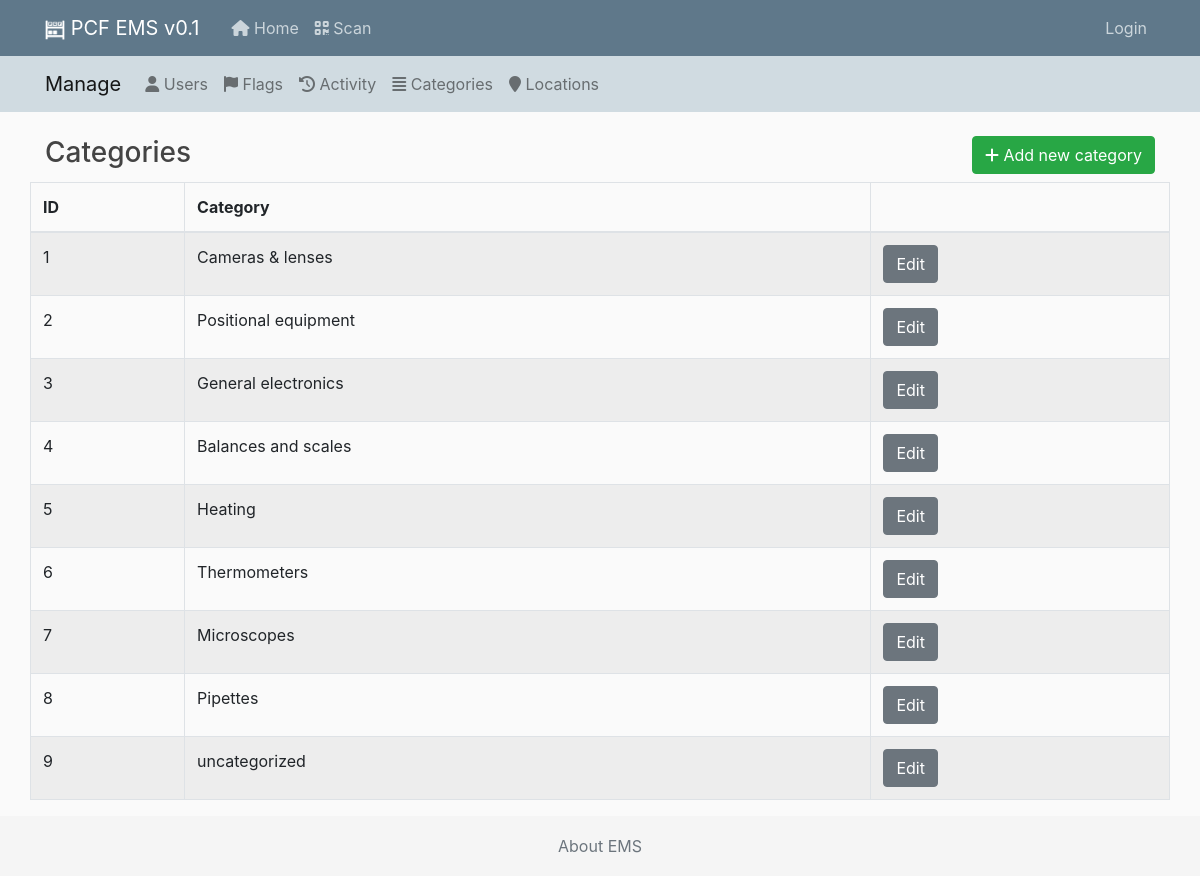
Before: /manage/categories/ with the older database file.
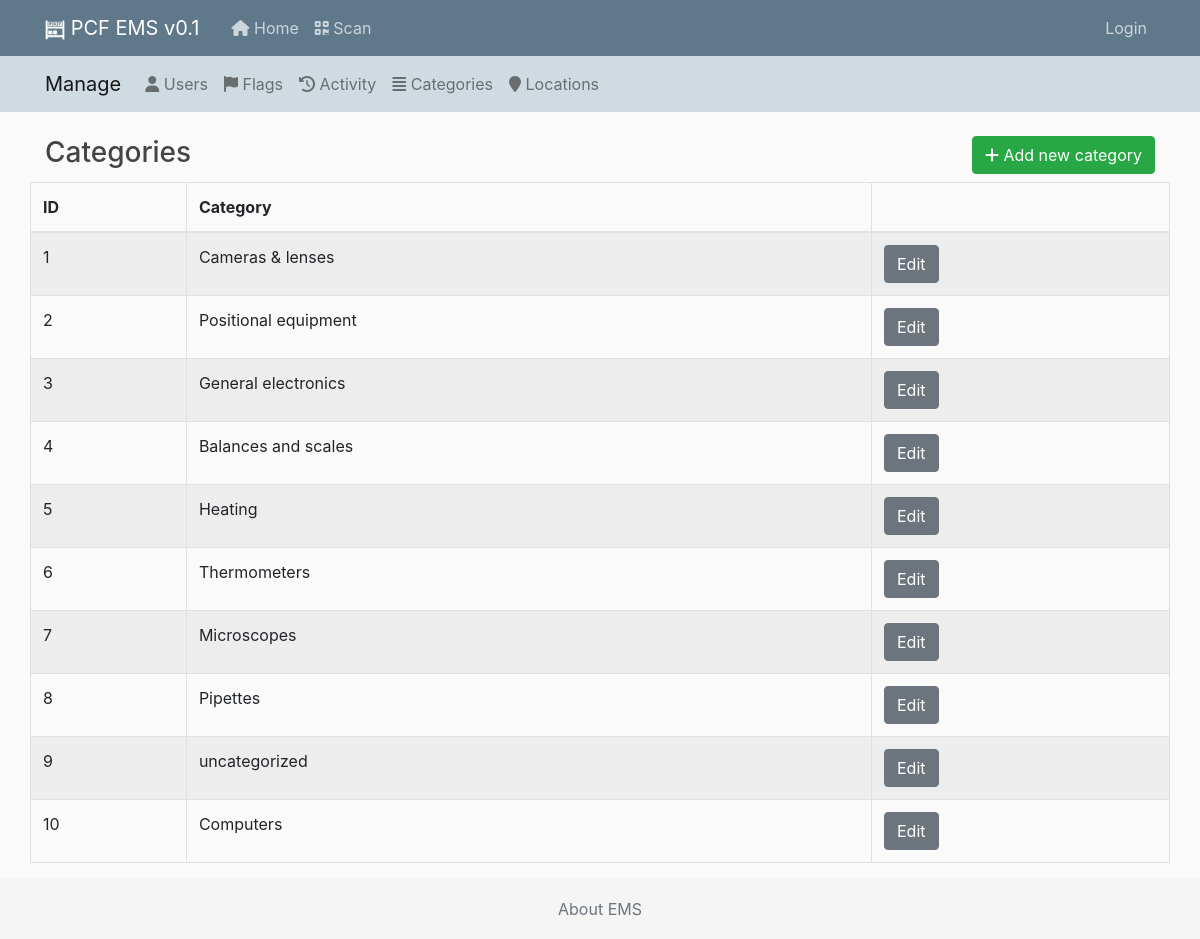
After: the same page with the newer database file.
### ems/models.py (models this page shows, shortened)
class Category(models.Model):
    name = models.CharField(max_length=100, help_text='Please verify that no such category already exists.')
    history = HistoricalRecords()
    class Meta:
        verbose_name_plural = "Categories"

### ems_manage/views.py (the view)
# urls.py: path('categories/', CategoriesView.as_view(), name='manage-categories'),
class CategoriesView(ListView):
    model = Category  # TODO we also need Item later on to show al the current flagged items.
    template_name = 'ems_manage/category_list.html'

### ems_manage/templates/ems_manage/category_list.html
{% extends "ems_manage/manage_base.html" %}
{% block content %}
<div class="row">
    <div class="col col-12">
        <div class="float-left my-2">
            <h3 class="d-inline">Categories</h3>
        </div>
        <div class="float-right my-2">
            <a class="btn btn-success" href="{% url 'manage-categories-add' %}"><i class="fas fa-plus"></i> Add new category</a>
        </div>
    </div>
</div>
<div class="row">
    <table id="user_list" class="table table-striped table-bordered table">
        <thead>
        <tr>
            <th data-priority="10">ID</th>
            <th data-priority="10">Category</th>
            <th data-priority="10"></th>
        </tr>
        </thead>
        <tbody>
        {% for item in object_list %}
        <tr>
            <td>{{ item.pk }}</td>
            <td>{{ item.name }}</td>
            <td>
                <a href="{% url 'manage-categories-update' item.pk %}" class="btn btn-secondary">Edit</a>
            </td>
        </tr>
        {% endfor %}
        </tbody>
    </table>
</div>
{% endblock content %}

Changed rows visible on the page:
added Category: pk "10", name "Computers"
